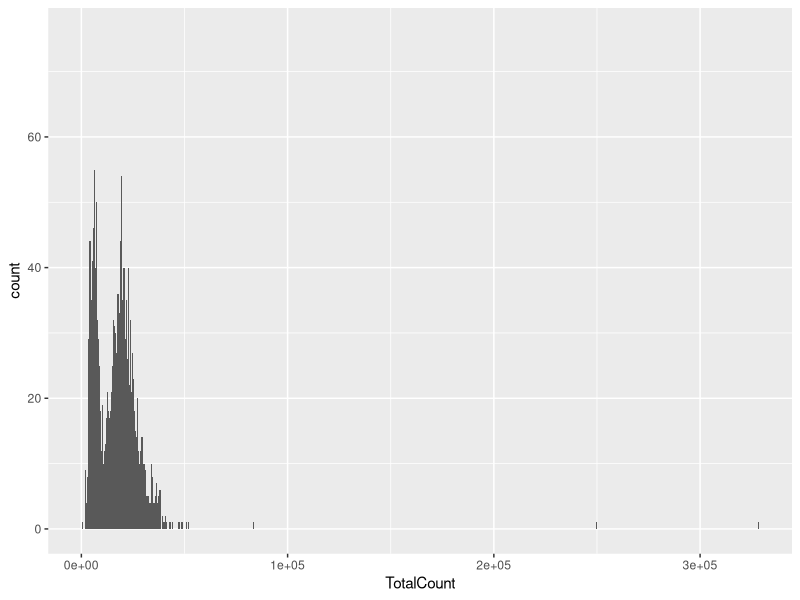
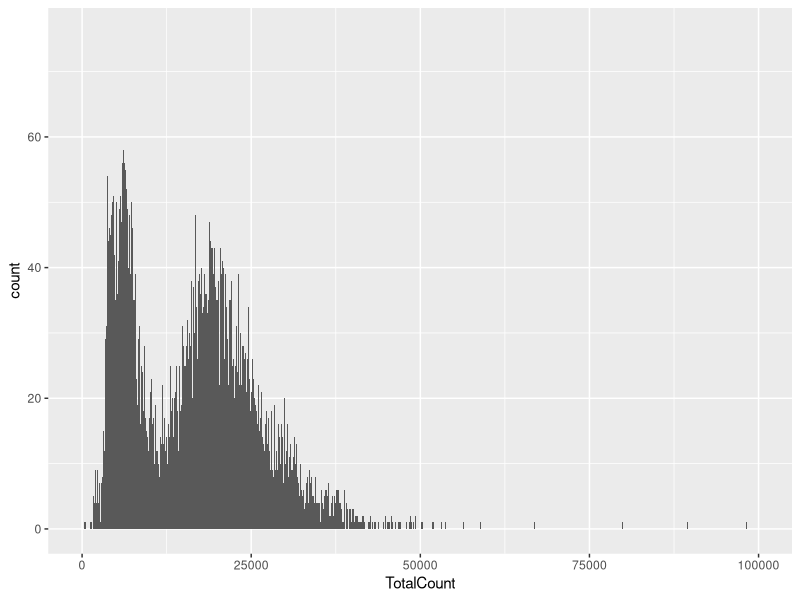
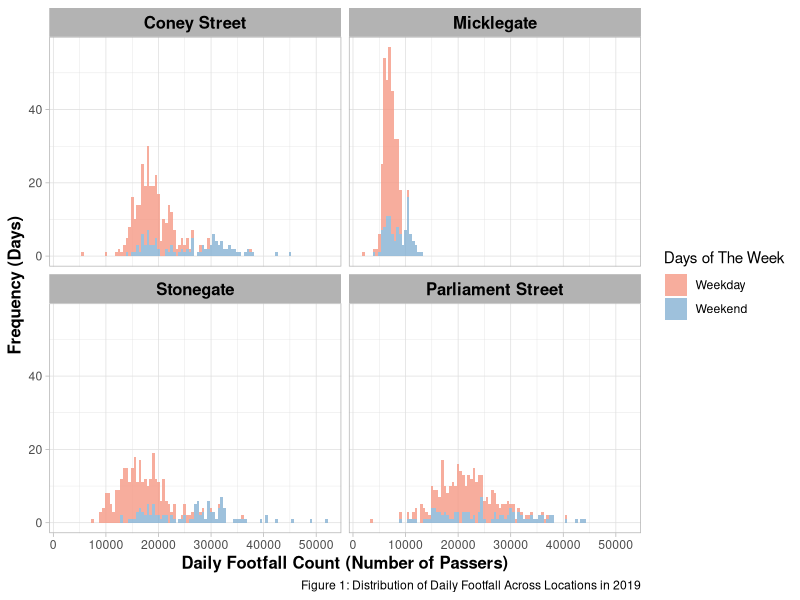
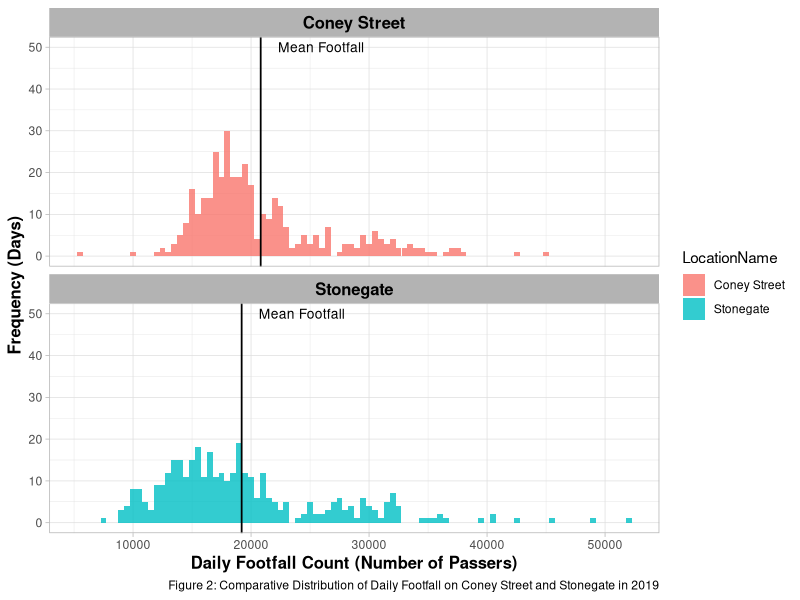
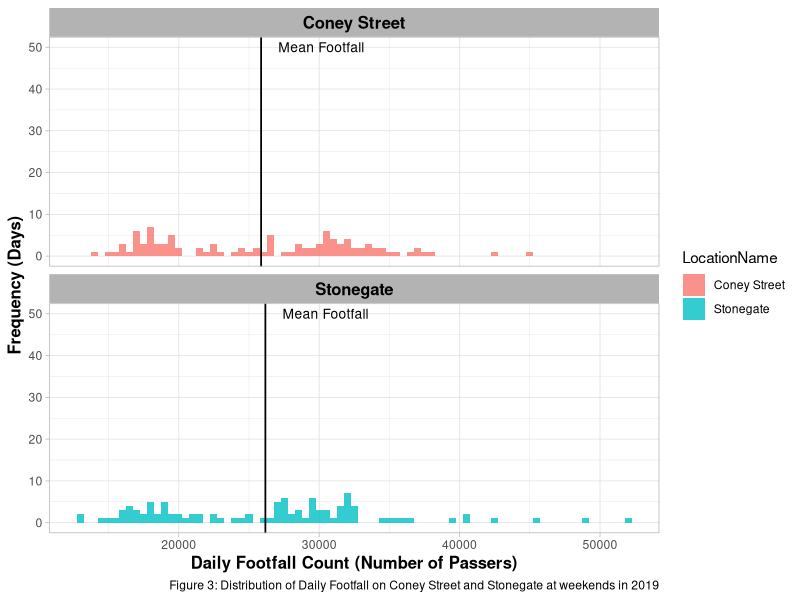

Source code (R) for these figures, in order:
## ---- chunk 1

library(tidyverse)
library(ggplot2)
library(gridExtra)
library(Hmisc)
library(kableExtra)
options(width=100)

## ---- chunk 2
# Load the whole York footfall data
york_footfall <- read_csv("York_Footfall_data.csv")

# Check the structure of york_footfall and confirm the Date column is datetime type
str(york_footfall)
## ---- chunk 3
# Plot the continuous data to see whether it has outliers
ggplot(york_footfall, aes(TotalCount)) + 
  geom_histogram(binwidth = 100) 

# Based on the histogram I created, some data has a value larger than 100,000, which is necessary to exclude as outliers. To confirm whether these data would affect the conclusion and the york_footfall dataset, I used two tables, one before and one after excluding outliers, respectively, including a summary statistic of the TotalCount column.

summary.stat.exclud.outliers <- york_footfall %>%
  filter(TotalCount < 100000) 

summary.stat.original <- york_footfall$TotalCount

describe(summary.stat.exclud.outliers$TotalCount)
describe(summary.stat.original)

# After checking the summary statistics, records which are larger than 100,000 wouldn't cause significant effect on the original data. Removing outliers can help me conduct a more robust analysis.

# 7 records with TotalCount larger than 100,000 are removed.
york_footfall.outlier <- york_footfall %>%
  filter(TotalCount > 100000)

york_footfall.outlier

# Additionally, it is crucial to find if a missing value exists. The TotalCount column has 10 data, and the Recording_ID column has 100 data.
map(york_footfall, ~sum(is.na(.)))

# However, looking into the missing table, recorders likely forgot to type the ID, or systems did not assign the identifier to this record. Because these records all have TotalCount values, removing them is not essential.

york_footfall.missing <- york_footfall %>%
  filter(is.na(TotalCount) | is.na(Recording_ID))

head(york_footfall.missing)

# According to the histogram plot, it is a highly right-skewed distribution with the majority of observations concentrated between 0 and roughly 30,000.
ggplot(york_footfall, aes(TotalCount)) + 
  geom_histogram(binwidth = 100) +
  xlim(0, 100000)
## ---- chunk 4

count(york_footfall, LocationName) #Although some locations contain less data, it don't seem to have any error such as wrong typing etc.

count(york_footfall, WeekDay) #According to the result, the weekday data don't present any errors because there is no weird index other than weekdays.

# Based on these examinations, there are no potential errors in these columns.
## ---- chunk 5
# Filter the missing data and outliers out to ensure this data's integrity and quality.
york_footfall <- york_footfall %>%
  filter(!is.na(TotalCount)) %>%
  filter(TotalCount < 100000)

head(york_footfall)
## ---- chunk 6
# Create a summary table containing required statistics and information.
summary.table <- york_footfall %>% 
  group_by(LocationName) %>%
  summarise(
    FirstDay = min(Date), 
    LastDay = max(Date),
    MeanFootfall = round(mean(TotalCount)),
    StddevFootfall = round(sd(TotalCount)),
    HighestFoofall = max(TotalCount),
    LowestFootfall = min(TotalCount)) %>%
  select(LocationName, FirstDay, LastDay, MeanFootfall, StddevFootfall, HighestFoofall, LowestFootfall)

summary.table
## ---- chunk 7
# Filter the date of data ranging from 2019-01-01 to 2019-12-31
york_footfall.2019 <- york_footfall %>% filter(Date >= '2019-01-01' & Date <= '2019-12-31')

head(york_footfall.2019)
## ---- chunk 8
# Add the Days_of_The_Week column to indicate data recorded at weekends and set LocationName and Days_of_The_Week in a specific order, leading to the plots of Coney Street and Stonegate being on the same column, a display fitted to the following analysis.

york_footfall.2019 <- york_footfall.2019 %>%
  mutate(
    LocationName = factor(LocationName, levels = c("Coney Street", "Micklegate", "Stonegate", "Parliament Street")),
    Days_of_The_Week = factor(ifelse(WeekDay %in% c("Saturday", "Sunday"), "Weekend", "Weekday"), 
                              levels = c("Weekday", "Weekend")))

# Plot the distribution plot

york.plot <- york_footfall.2019 %>%
  ggplot(york_footfall.2019, mapping = aes(fill = Days_of_The_Week, x = TotalCount)) +
  geom_histogram(alpha = 0.8, binwidth = 500, position = "stack") +
  facet_wrap(~ LocationName, ncol=2, nrow = 2) + 
  labs(
    caption = "Figure 1: Distribution of Daily Footfall Across Locations in 2019",
    x = "Daily Footfall Count (Number of Passers)",
    y = "Frequency (Days)"
  ) + 
  # Assign specific colours to the difference of weekdays and weekends
  scale_fill_manual(values = c("Weekday" = "#F59885", "Weekend" = "#86B1D3"), name = "Days of The Week") + 
  # Change the theme of plot into light
  theme_light() +
  # Change the style and size of x and y axis
  theme(
    axis.title.x = element_text(size = 12, face = "bold"),                    
    axis.title.y = element_text(size = 12, face = "bold"),
    strip.text = element_text(size = 12, color = "black", face = "bold")
  )

york.plot
## ---- chunk 9
# Subset data for Coney Street and Stonegate
all_days_data <- york_footfall.2019 %>%
  filter(LocationName %in% c("Coney Street", "Stonegate"))

# Main t-test (all available days)
t.test(TotalCount ~ LocationName, data = all_days_data)

# Sensitivity check: exclude days with very high counts
# (cap chosen based on inspection of the histogram; used only for robustness check)
upper_cap <- 40000

all_days_no_extreme <- all_days_data %>%
  filter(TotalCount < upper_cap)

t.test(TotalCount ~ LocationName, data = all_days_no_extreme)
## ---- chunk 10
# Prepare the mean footfall on Coney Street and Stonegate (all days)
mean_total_count.all.days <- all_days_data %>%
  group_by(LocationName) %>%
  summarise(mean_count = mean(TotalCount), .groups = "drop")

# Histogram for all days
plot1 <- all_days_data %>%
  ggplot(aes(x = TotalCount, fill = LocationName)) +
  geom_histogram(alpha = 0.8, binwidth = 500, position = "stack") +
  facet_wrap(~ LocationName, nrow = 2) +
  labs(
    caption = "Figure 2: Comparative Distribution of Daily Footfall on Coney Street and Stonegate in 2019",
    x = "Daily Footfall Count (Number of Passers)",
    y = "Frequency (Days)"
  ) +
  geom_vline(data = mean_total_count.all.days,
             aes(xintercept = mean_count), size = 0.6) +
  geom_text(data = mean_total_count.all.days,
            aes(x = mean_count, y = 50, label = "Mean Footfall"),
            hjust = -0.2, size = 3.5) +
  theme_light() +
  theme(
    axis.title.x = element_text(size = 12, face = "bold"),
    axis.title.y = element_text(size = 12, face = "bold"),
    strip.text   = element_text(size = 12, colour = "black", face = "bold")
  )

plot1
## ---- chunk 11
# Subset weekend data (Saturdays and Sundays only)
weekend_data <- york_footfall.2019 %>%
  filter(LocationName %in% c("Coney Street", "Stonegate"),
         WeekDay %in% c("Saturday", "Sunday"))

# Main weekend t-test
t.test(TotalCount ~ LocationName, data = weekend_data)

# Sensitivity check on weekends using the same upper cap
weekend_no_extreme <- weekend_data %>%
  filter(TotalCount < upper_cap)

t.test(TotalCount ~ LocationName, data = weekend_no_extreme)
## ---- chunk 12
# Prepare the mean weekend footfall
mean_total_count.weekends <- weekend_data %>%
  group_by(LocationName) %>%
  summarise(mean_count = mean(TotalCount), .groups = "drop")

# Histogram for weekends
plot2 <- weekend_data %>%
  ggplot(aes(x = TotalCount, fill = LocationName)) +
  geom_histogram(alpha = 0.8, binwidth = 500, position = "stack") +
  facet_wrap(~ LocationName, nrow = 2) +
  labs(
    caption = "Figure 3: Distribution of Daily Footfall on Coney Street and Stonegate at weekends in 2019",
    x = "Daily Footfall Count (Number of Passers)",
    y = "Frequency (Days)"
  ) +
  geom_vline(data = mean_total_count.weekends,
             aes(xintercept = mean_count), size = 0.6) +
  geom_text(data = mean_total_count.weekends,
            aes(x = mean_count, y = 50, label = "Mean Footfall"),
            hjust = -0.2, size = 3.5) +
  theme_light() +
  theme(
    axis.title.x = element_text(size = 12, face = "bold"),
    axis.title.y = element_text(size = 12, face = "bold"),
    strip.text   = element_text(size = 12, colour = "black", face = "bold")
  )

plot2
